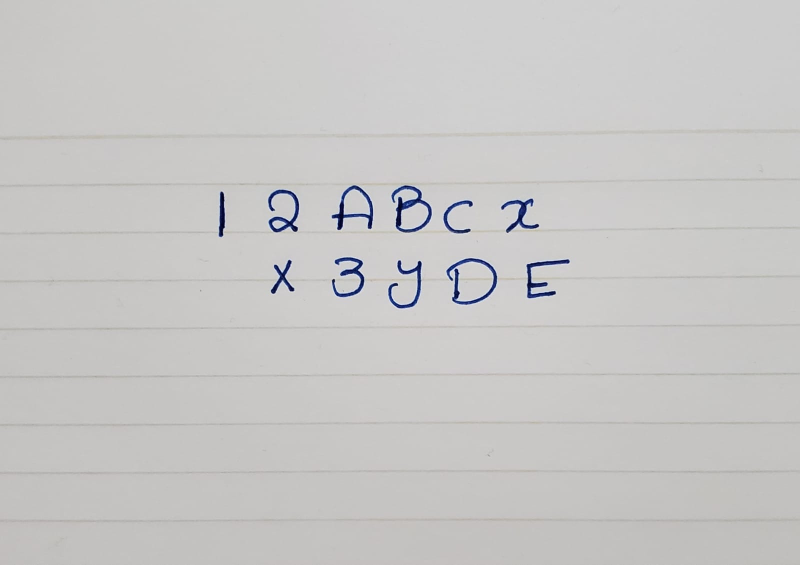
#> input picture test.jpeg, 1600 x 1130 px (shown at 1/2 size)
$ python -i PageExtractor.py   (imports and definitions only)
#> lines starting #> are read from the running program, lines starting #| are printed output that depends on the picture; after the words box and inside, x2 and y2 are one past the last pixel; in counts of white or black regions, pixels touching at a corner belong together
#> further down, picture is the input picture: shape (1130, 1600, 3); mean B, G, R 197.6, 198.5, 199.2
# All the imports
from skimage import io
from skimage.color import rgb2gray,rgb2hsv
import matplotlib.pyplot as plt
from matplotlib.pyplot import bar
from skimage.exposure import histogram
import os
import numpy as np
import cv2

# From the labs:
# Show the figures / plots inside the notebook
# [42 lines left out: functions show_images, showHist, reorderPoints, not called in this run]

#
def getBiggestContour(contours):
    biggest = np.array([])
    max_area = 0
    for i in contours:
        area = cv2.contourArea(i)
        if area > 5000:
            peri = cv2.arcLength(i, True)
            approx = cv2.approxPolyDP(i, 0.02 * peri, True)
            if area > max_area:
                biggest = approx
                max_area = area
    return biggest,max_area


# [7 lines left out: function drawRectangle, not called in this run]


# This function
def getPageWarped(img, thresh1=180):
#> called with thresh1 = 180
    notWarped = True
    # Get image dimensions
    imgHeight = img.shape[0]
#> imgHeight = 1130
    imgWidth = img.shape[1]
#> imgWidth = 1600
    print(imgHeight,'  ', imgWidth)
#| 1130    1600

    # First: Convert the image from BGR (Yes, images in OpenCV 2 are in BGR not RGB) to Grayscale
    grayImg = cv2.cvtColor(img, cv2.COLOR_BGR2GRAY)

    # Second: Add a Gaussian Filter with a 5*5 Kernel with Sigma X=1 (Sigma Y=0 by default)
    # to smooth the image and remove random noise.
    bluredImg = cv2.GaussianBlur(grayImg, (5, 5), 1)

    # Third: Add a Median Filter with a 3*3 Kernal to remove salt and pepper noise.
    bluredImg = cv2.medianBlur(bluredImg, 3)

    # Fourth: Apply Canny Edge Detection with thresholds:  &  for the hysteresis procedure.
    thresholdedImg = cv2.Canny(bluredImg, thresh1,255) # 180 -> 255
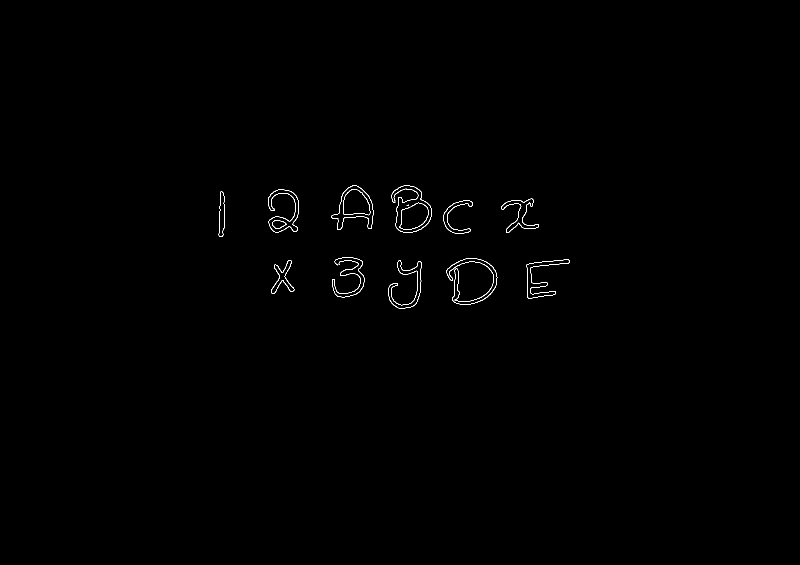
#> thresholdedImg: shape (1130, 1600) (shown at 1/2 size); 0.3% white in thin lines or dots, all inside (x1, y1, x2, y2) = (437, 370, 1140, 617)

    # Fifth: Apply Closing with a kernel of 7*7 to connect any disconnected edges.
    kernel = np.ones((7, 7))
    dilatedImg = cv2.dilate(thresholdedImg, kernel, iterations=2)
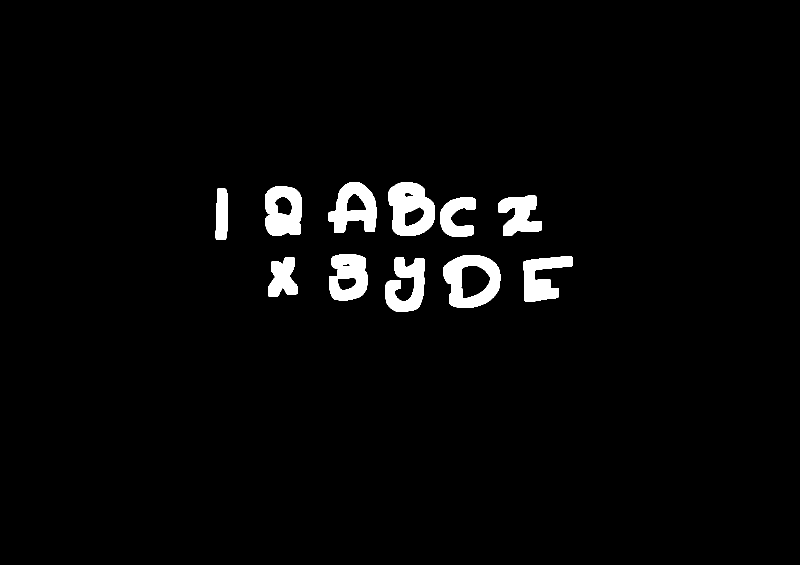
#> dilatedImg: shape (1130, 1600) (shown at 1/2 size); 3% white; 11 white regions, largest, box (x1, y1, x2, y2) and area: (887, 510, 1001, 616) 6842, (777, 365, 870, 472) 6820, (657, 364, 753, 466) 5740
    thresholdedImg = cv2.erode(dilatedImg, kernel, iterations=1)
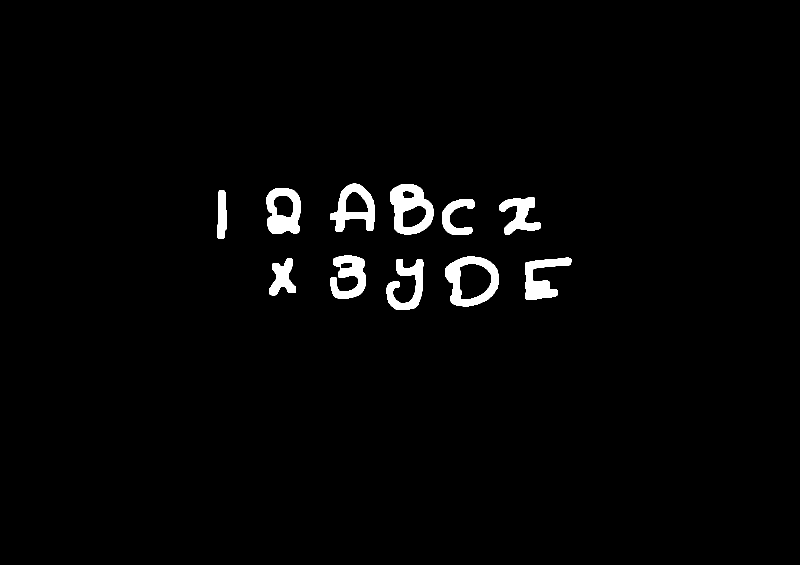
#> thresholdedImg: shape (1130, 1600) (shown at 1/2 size); 2.1% white; 11 white regions

    # Sixth: Find all contours.
    imgWithContours = img.copy()
    contours, hierarchy = cv2.findContours(thresholdedImg, cv2.RETR_EXTERNAL, cv2.CHAIN_APPROX_SIMPLE)
#> contours = 11 contours; largest, box (x1, y1, x2, y2) and area: (890, 513, 998, 613) 8180, (780, 368, 867, 469) 6577, (533, 376, 601, 468) 5282, (660, 367, 750, 463) 5215, (661, 511, 732, 598) 3666
    cv2.drawContours(imgWithContours, contours, -1, (0, 255, 0), 10)
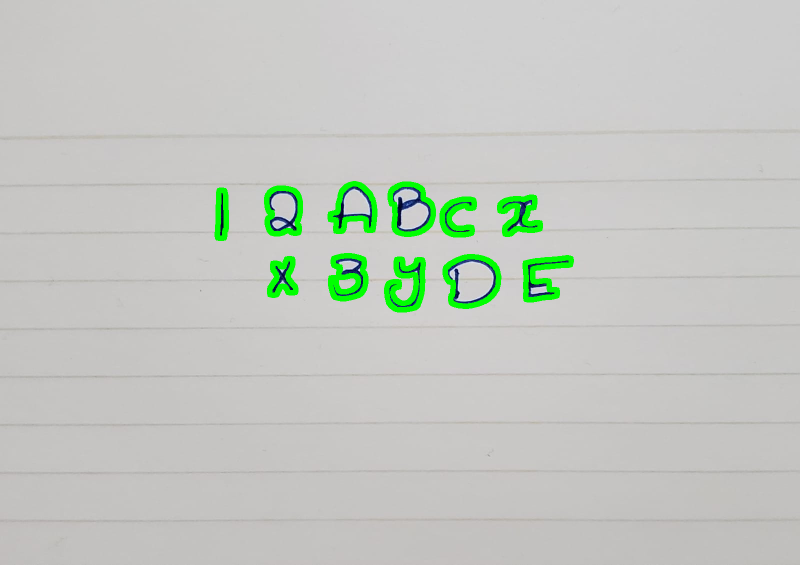
#> imgWithContours: shape (1130, 1600, 3) (shown at 1/2 size); 2.32% of pixels changed, all inside (x1, y1, x2, y2) = (429, 362, 1148, 625)

    # Seventh: Find the biggest contour.
    biggestContour, maxArea = getBiggestContour(contours)
#> the loop in getBiggestContour, `for i in contours:` made 11 passes
#> (area, peri, max_area) on pass 4: (8180.5, 359.3, 8180.5)
#> (area, peri) on passes 9 to 11: (5282.5, 307.7), (6577, 324.5), (5215, 370)
#> after the loop in getBiggestContour, `for i in contours:`: biggest = contour of 9 points, box (x1, y1, x2, y2) (891, 513, 998, 612), area 7526; max_area = 8180.5
#> biggestContour has the same summary as biggest in getBiggestContour; maxArea = 8180.5
    print('Max Area: ', maxArea)
#| Max Area:  8180.5
    print('Total Area:', imgHeight*imgWidth)
#| Total Area: 1808000
    print('Condition: ',biggestContour.size != 0 and maxArea>0.1*imgHeight*imgWidth)
#| Condition:  False

    if biggestContour.size != 0 and maxArea>0.15*imgHeight*imgWidth:
        biggestContour= reorderPoints(biggestContour)
        imgWithBiggestContour = img.copy()
        cv2.drawContours(imgWithBiggestContour, biggestContour, -1, (0, 255, 0), 20)
        imgWithBiggestContour = drawRectangle(imgWithBiggestContour,biggestContour,2)
        pts1 = np.float32(biggestContour)
        pts2 = np.float32([[0, 0],[imgWidth, 0], [0, imgHeight],[imgWidth, imgHeight]])
        matrix = cv2.getPerspectiveTransform(pts1, pts2)
        WarpedColoredImage = cv2.warpPerspective(img, matrix, (imgWidth, imgHeight))

        WarpedColoredImage=WarpedColoredImage[20:WarpedColoredImage.shape[0] - 20, 20:WarpedColoredImage.shape[1] - 20]
        WarpedColoredImage = cv2.resize(WarpedColoredImage,(imgWidth,imgHeight))

        imageArr = ([img,grayImg,thresholdedImg,imgWithContours,
                        imgWithBiggestContour,WarpedColoredImage])
        notWarped = False

    # elif thresh1>100:
    #     imageArr = getPageWarped(img, filename, thresh1-10)
    else:
        imageArr = ([img,grayImg,thresholdedImg,imgWithContours, img, img])
        notWarped = True


    return imageArr, notWarped

>>> import cv2
>>> picture = cv2.imread('test.jpeg')
>>> result = getPageWarped(picture)
